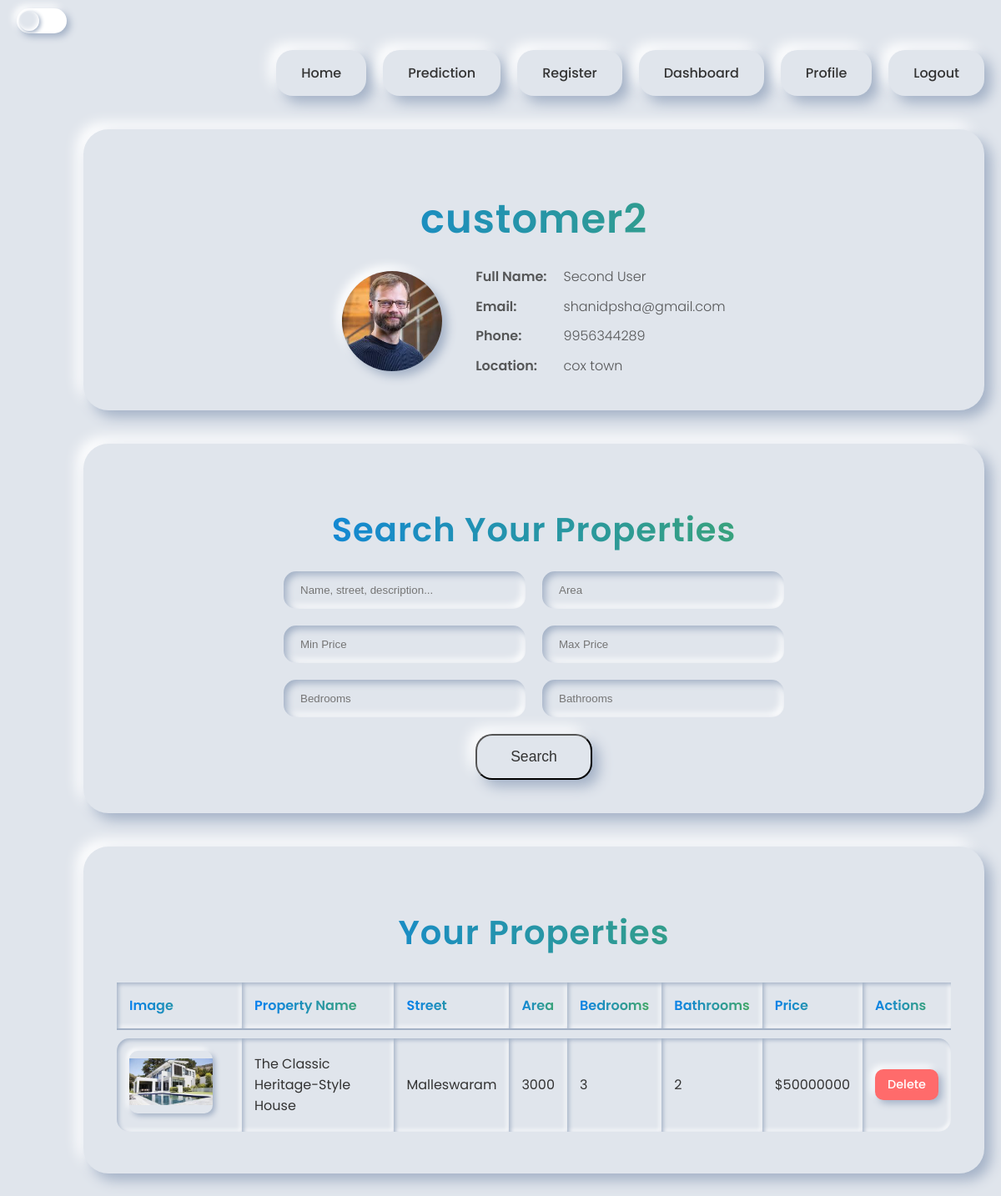
The app's page /profile (signed in) with its own data.
### web/models.py (models this page shows)
class user_table(models.Model):
    LOGIN = models.ForeignKey(login_table, on_delete=models.CASCADE)
    email = models.CharField(max_length=100)
    fname = models.CharField(max_length=100)
    lname = models.CharField(max_length=100)
    image = models.ImageField(upload_to='profile_images/', default='default.jpg')
    phone = models.CharField(max_length=15)
    place = models.CharField(max_length=100)

class property_table(models.Model):
    USER = models.ForeignKey(user_table, on_delete=models.CASCADE)
    property_name = models.CharField(max_length=100)
    street = models.CharField(max_length=100)
    image1 = models.ImageField(upload_to='property_images/', default='default_property.jpg')
    image2 = models.ImageField(upload_to='property_images/', default='default_property.jpg')
    image3 = models.ImageField(upload_to='property_images/', default='default_property.jpg')
    image4 = models.ImageField(upload_to='property_images/', default='default_property.jpg')
    bed = models.CharField(max_length=100)
    bath = models.CharField(max_length=100)
    area = models.CharField(max_length=100)
    price = models.CharField(max_length=100)
    status = models.CharField(max_length=100)
    description = models.CharField(max_length=500)

### web/views.py (the view)
# urls.py: path('profile', views.profile, name='profile'),
def profile(request):
    if not request.session.get('user_id'):
        return redirect('login')
    user_id = request.session.get('user_id')
    user_obj = user_table.objects.get(id=user_id)
    properties = property_table.objects.filter(USER=user_obj)
    return render(request, 'profile.html', {'user': user_obj, 'properties': properties})

### templates/profile.html (shortened to what this page needs)
{% extends 'base.html' %}
{% load static %}
{% block extra_css %}
    <link rel="stylesheet" href="{% static 'css/profile.css' %}">
{% endblock %}
{% block content %}
    <div class="profile-page-container" data-aos="fade-up">
        <div class="profile-info-card neumorphic-card" data-aos="fade-up" data-aos-delay="100">
            <h1 class="gradient-text">{{ user.LOGIN.username }}</h1>
            <div class="user-details-row">
                <div class="user-image-container">
                    <img src="{{ user.image.url }}" alt="User Profile Image" class="user-image">
                </div>
                <div class="user-details-grid">
                    <p><strong>Full Name:</strong></p>
                    <p>{{ user.fname }} {{ user.lname }}</p>
                    <p><strong>Email:</strong></p>
                    <p>{{ user.email }}</p>
                    <p><strong>Phone:</strong></p>
                    <p>{{ user.phone }}</p>
                    <p><strong>Location:</strong></p>
                    <p>{{ user.place }}</p>
                </div>
            </div>
        </div>
        <div class="search-form-card neumorphic-card" data-aos="fade-up" data-aos-delay="200">
            <h2 class="gradient-text">Search Your Properties</h2>
            <form class="profile-search-form" method="GET" action="{% url 'profile_search' %}">
                <input type="text" name="q" class="profile-search-input" placeholder="Name, street, description..." value="{{ request.GET.q }}">
                <input type="text" name="area" class="profile-search-input" placeholder="Area" value="{{ request.GET.area }}">
                <input type="number" name="min_price" class="profile-search-input" placeholder="Min Price" value="{{ request.GET.min_price }}">
                <input type="number" name="max_price" class="profile-search-input" placeholder="Max Price" value="{{ request.GET.max_price }}">
                <input type="number" name="bedrooms" class="profile-search-input" placeholder="Bedrooms" value="{{ request.GET.bedrooms }}">
                <input type="number" name="bathrooms" class="profile-search-input" placeholder="Bathrooms" value="{{ request.GET.bathrooms }}">
                <button type="submit" class="neumorphic-button profile-search-button">Search</button>
            </form>
        </div>
        <div class="properties-table-container neumorphic-card" data-aos="fade-up" data-aos-delay="300">
            <h2 class="gradient-text">Your Properties</h2>
            <div class="table-responsive">
                <table class="properties-table">
                    <thead>
                        <tr>
                            <th>Image</th>
                            <th>Property Name</th>
                            <th>Street</th>
                            <th>Area</th>
                            <th>Bedrooms</th>
                            <th>Bathrooms</th>
                            <th>Price</th>
                            <th>Actions</th>
                        </tr>
                    </thead>
                    <tbody>
                        {% if properties %}
                            {% for property in properties %}
                                <tr>
                                    <td class="property-image-cell">
                                        {% if property.image1 %}
                                            <img src="{{ property.image1.url }}" alt="{{ property.property_name }}" class="property-table-image">
                                        {% else %}
                                            <img src="https://placehold.co/100x75/e0e5ec/333?text=No+Image" alt="No Image" class="property-table-image">
                                        {% endif %}
                                    </td>
                                    <td>{{ property.property_name }}</td>
                                    <td>{{ property.street }}</td>
                                    <td>{{ property.area }}</td>
                                    <td>{{ property.bed }}</td>
                                    <td>{{ property.bath }}</td>
                                    <td>${{ property.price }}</td>
                                    <td class="property-actions-cell">
                                        <a href="{% url 'delete_property' property.id %}" class="neumorphic-button delete-button-small">Delete</a>
                                    </td>
                                </tr>
                            {% endfor %}
                        {% else %}
                            <tr>
                                <td colspan="8">No properties found.</td>
                            </tr>
                        {% endif %}
                    </tbody>
                </table>
            </div>
        </div>
    </div>
{% endblock %}

### web/static/css/style.css (style rules this page uses)
:root { --background-color: #e0e5ec; --neumorphic-light: #ffffff; --neumorphic-dark: #a3b1c6; --text-color: #333; --primary-color: #007bff; --secondary-color: #4CAF50; --card-background: #e0e5ec; }
.gradient-text { background: linear-gradient(90deg, var(--primary-color), var(--secondary-color)); -webkit-background-clip: text; -webkit-text-fill-color: transparent; background-clip: text; color: transparent; }
body { font-family: 'Poppins', sans-serif; background-color: var(--background-color); color: var(--text-color); margin: 0; padding: 0; box-sizing: border-box; transition: background-color 0.5s ease, color 0.5s ease; }
h1, h2 { font-weight: 600; letter-spacing: 1px; }
h1 { font-size: 3rem; margin-bottom: 10px; }
h2 { font-size: 2.5rem; margin-bottom: 20px; text-align: center; }
p { font-weight: 300; line-height: 1.6; margin-bottom: 30px; color: var(--text-color); opacity: 0.8; }
.neumorphic-card { width: 100%; padding: 40px; border-radius: 30px; background: var(--card-background); box-shadow: 8px 8px 16px var(--neumorphic-dark), -8px -8px 16px var(--neumorphic-light); transition: all 0.3s ease; }
.neumorphic-button { text-decoration: none; font-weight: 500; color: var(--text-color); display: inline-flex; align-items: center; justify-content: center; gap: 10px; padding: 15px 30px; border-radius: 20px; background: var(--card-background); box-shadow: 8px 8px 16px var(--neumorphic-dark), -8px -8px 16px var(--neumorphic-light); transition: all 0.3s ease; }
[data-aos] { transition-property: transform, opacity; opacity: 0; }
[data-aos].aos-animate { opacity: 1; }
[data-aos="fade-up"] { transform: translateY(20px); }
[data-aos="fade-up"].aos-animate { transform: translateY(0); }

### records on screen
user_table: image (picture), fname "Second", lname "User", email "shanidpsha@gmail.com", phone "9956344289", place "cox town"
property_table: image1 (picture), property_name "The Classic Heritage-Style House", street "Malleswaram", area "3000", bed "3", bath "2", price "50000000"
